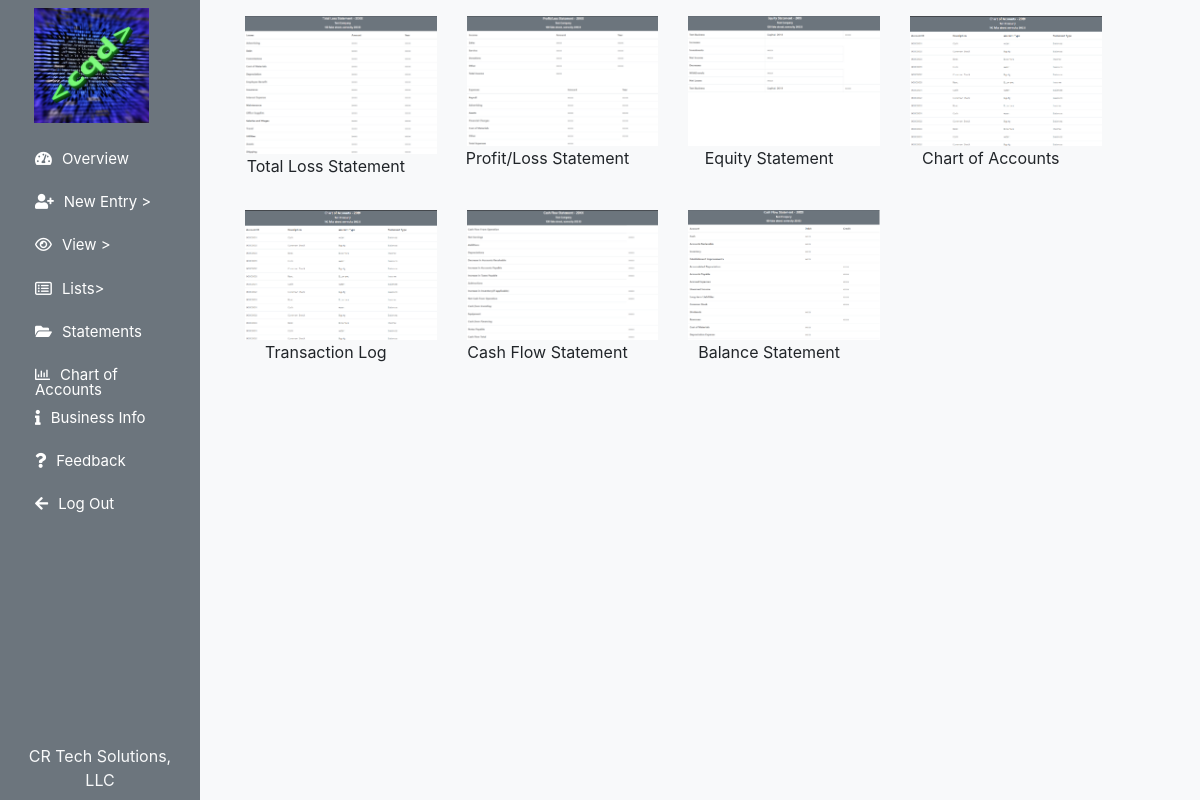
/statements (signed in), run on the app's committed database.
### flow/models.py (models this page shows, shortened)
class usersTable(db.Model, UserMixin):
    id = db.Column(db.Integer, primary_key=True)
    fname = db.Column(db.String(255), nullable=False)
    lname = db.Column(db.String(255), nullable=False)
    email = db.Column(db.String(255), unique=True, nullable=False)
    username = db.Column(db.String(255), unique=True, nullable=False)
    password = db.Column(db.String(255), nullable=False)
    joined = db.Column(db.Date, nullable=False)
    businessname = db.Column(db.String(255), nullable=False)
    businessnumber = db.Column(db.String(255), nullable=False)
    businessaddress = db.Column(db.String(255), nullable=False)
    businesscity = db.Column(db.String(255), nullable=False)
    businessstate = db.Column(db.String(50))
    businesszip = db.Column(db.Integer)
    businesswebsite = db.Column(db.String(255))
    fiscalyearstart = db.Column(db.Date, nullable=False)
    fiscalyearend = db.Column(db.Date, nullable=False)
    businesslogo = db.Column(db.String(255), nullable=False)
    member = db.Column(db.Boolean, nullable = False)
    lastpaydate = db.Column(db.Date)
    subuser = db.relationship('subuserTable', backref='user', lazy=True)
    account = db.relationship('accountTable', backref='user', lazy=True)
    vendor = db.relationship('vendorTable', backref='user', lazy=True)
    customer = db.relationship('customerTable', backref='user', lazy=True)
    debt = db.relationship('debtTable', backref='user', lazy=True)
    investment = db.relationship('investmentTable', backref='user', lazy=True)

### flow/views_statements.py (the view)
@app.route('/statements', methods=['GET'])
@login_required
def statements():
    return render_template('statements.html')

### flow/models.py (called while the page is built)
@login_manager.user_loader
def load_user(userid):
    return usersTable.query.get(userid)

### flow/templates/statements.html
{% extends "main_template.html" %}
{% block bodytag %}
<body class="vh-100 vw-100">
{% endblock %}
{% block content %}
<div class="col-10 h-100 bg-light">
    <div class="col-11 row no-gutters mt-3">
        <div class="col-3 text-center grow">
            <a class="col-12"
                href="{{ url_for('totalLossStatement') }}"
                id="TotalLossStatement"><img src="{{ url_for('static', filename='assets/img/total-loss-statement-thumbnail.png') }}"
                    alt="Total Loss Statement" class="col-12" style="border-radius: 10px;"
                    id="totalLossThumbnail"></a>
            <p>Total Loss Statement</p>
        </div>
        <div class="col-3 text-center grow">
            <a class="col-12"
                href="{{ url_for('profitLossStatement') }}"
                id="profitLossStatement"><img src="{{ url_for('static', filename='assets/img/profit-loss-statement-thumbnail.png') }}"
                    alt="Profit/Loss Statement" class="col-12" style="border-radius: 10px;"
                    id="profitLossThumbnail"></a>
            <p>Profit/Loss Statement</p>
        </div>
        <div class="col-3 text-center grow">
            <a class="col-12"
                href="{{ url_for('equityStatement') }}"
                id="equityStatement"><img src="{{ url_for('static', filename='assets/img/equity-statement-thumbnail.png') }}"
                    alt="Equity Statement" class="col-12" style="border-radius: 10px;" id="equityThumbnail"></a>
            <p>Equity Statement</p>
        </div>
        <div class="col-3 text-center grow">
            <a class="col-12"
                href="{{ url_for('chartOfAccountsStatement') }}"
                id="chartOfAccounts"><img src="{{ url_for('static', filename='assets/img/chart-of-accounts-thumbnail.png') }}"
                    alt="Chart of Accounts" class="col-12" style="border-radius: 10px;"
                    id="chartOfAccountsThumbnail"></a>
            <p>Chart of Accounts</p>
        </div>
    </div>
    <div class="col-11 row no-gutters mt-3">
        <div class="col-3 text-center grow">
            <a class="col-12"
                href="{{ url_for('transactionLog') }}"
                id="transactionLog"><img src="{{ url_for('static', filename='assets/img/chart-of-accounts-thumbnail.png') }}"
                    alt="Transaction Log" class="col-12" style="border-radius: 10px;"></a>
            <p>Transaction Log</p>
        </div>
        <div class="col-3 text-center grow">
            <a class="col-12"
                href="{{ url_for('cashFlowStatement') }}"
                id="cashFlowStatement"><img src="{{ url_for('static', filename='assets/img/cash-flow-statement-thumbnail.png') }}"
                    alt="Cash Flow Statement" class="col-12" style="border-radius: 10px;"
                    id="cashFlowThumbnail"></a>
            <p>Cash Flow Statement</p>
        </div>
        <div class="col-3 text-center grow">
            <a class="col-12"
                href="{{ url_for('balanceStatement') }}"
                id="balanceStatement"><img src="{{ url_for('static', filename='assets/img/balance-statement-thumbnail.png')}}"
                    alt="Balance Statement" class="col-12" style="border-radius: 10px;"
                    id="balanceStatementThumbnail"></a>
            <p>Balance Statement</p>
        </div>
    </div>
</div>
</div>
{% endblock %}

### flow/templates/main_template.html (shortened to what this page needs)
{% import "bootstrap/wtf.html" as wtf %}
<!DOCTYPE html>
<html lang="en">
<head>
    <link rel="stylesheet" href="{{ url_for('static', filename='assets/css/main.css') }}">
    <link rel="stylesheet" href="{{ url_for('static', filename='assets/css/bootstrap-grid.min.css') }}">
    <link rel="stylesheet" href="{{ url_for('static', filename='assets/css/bootstrap-reboot.min.css') }}">
    <link rel="stylesheet" href="{{ url_for('static', filename='assets/css/bootstrap.min.css') }}">
    <link rel="stylesheet" href="{{ url_for('static', filename='assets/css/Chart.css') }}">
    <link rel="stylesheet" href="path/to/font-awesome/css/font-awesome.min.css">
    <link rel="stylesheet" href="https://cdnjs.cloudflare.com/ajax/libs/font-awesome/5.10.2/css/all.css">
</head>
{% block bodytag %}{% endblock %}
<div class="row w-100 bg-light no-gutters contentArea">
    <div class="navArea col-2 bg-secondary h-100">
        <div class="h-90">
            <div class="col-11 text-center">
                <img src="{{ url_for('static', filename='business_logos/' + current_user.businesslogo) }}" alt="Flow"
                    class="w-75 mt-2 mb-2">
            </div>
            <nav class="col-12 mx-auto h-75">
                <div class="modernnav h-100" id="navbarSupportedContent" style="font-size: small;">
                    <ul class="navbar-nav h-100">
                        <li id="nav-item" style="height: 8%;">
                            <a id="nav-link" href="{{url_for('overview')}}"><i
                                    class="fas fa-tachometer-alt"></i>Overview</a>
                        </li>
                        <div class="dropdown-few" style="height: 8%; width: 100%;">
                            <li id="nav-item" style="height: 100%; width: 100%;">
                                <a id="nav-link"><i class="fa fa-user-plus" aria-hidden="true"></i>New Entry ></a>
                        </div>
                        <div class="dropdown-few" style="height: 8%; width: 100%;">
                            <li id="nav-item" style="height: 100%; width: 100%;">
                                <a id="nav-link"><i class="fa fa-eye" aria-hidden="true"></i>View ></a>
                        </div>
                        <div class="dropdown-few" style="height: 8%; width: 100%;">
                            <li id="nav-item" style="height: 100%; width: 100%;">
                                <a id="nav-link"><i class="fa fa-list-alt" aria-hidden="true"></i>Lists></a>
                        </div>
                        <li id="nav-item" style="height: 8%;">
                            <a id="nav-link" href="{{url_for('statements')}}"><i class="fa fa-folder-open"
                                    aria-hidden="true"></i>Statements</a>
                        </li>
                        <li id="nav-item" style="height: 8%;">
                            <a id="nav-link" href="{{url_for('accountChart')}}"><i
                                    class="far fa-chart-bar"></i>Chart of Accounts</a>
                        </li>
                        <li id="nav-item" style="height: 8%;">
                            <a id="nav-link" href="{{url_for('businessInfo')}}"><i class="fa fa-info"
                                    aria-hidden="true"></i>Business Info</a>
                        </li>
                        <li id="nav-item" style="height: 8%;">
                            <a id="nav-link" href="{{url_for('feedback')}}"><i class="fa fa-question"
                                    aria-hidden="true"></i>Feedback</a>
                        </li>
                        <li id="nav-item" style="height: 8%;">
                            <a id="nav-link" data-toggle="modal" data-target="#logOutValidation"><i class="fa fa-arrow-left"
                                    aria-hidden="true"></i>Log Out</a>
                        </li>
                    </ul>
                </div>
            </nav>
        </div>
        <div class="col-12 no-gutters text-center align-self-bottom h-3">
            <p class="text-light mt-4">{{ current_user.businessname }}</p>
        </div>
    </div>
    {% if current_user.member == True %}
    {% block content %} {% endblock %}
    {% endif %}
    </body>
</html>

### flow/static/assets/css/main.css (style rules this page uses)
.contentArea { height: 100%; }
.h-90 { height: 90%; }
.grow { transition: all .7s ease; }

### flow/templates/main_template.html (style rules this page uses)
* { margin: 0; padding: 0; }
i { margin-right: 10px; }
#navbarSupportedContent li { list-style-type: none; float: left; }
#navbarSupportedContent ul li a { color: white; text-decoration: none; line-height: 100%; font-size: 15px; display: inline-block; padding: 20px 20px; transition-duration: 0.25s; transition-timing-function: cubic-bezier(0.68, -0.55, 0.265, 1.55); position: relative; }
.dropdown-few { position: relative; display: inline-block; }

### data on the page
usersTable: businesslogo (picture), businessname "CR Tech Solutions, LLC"
